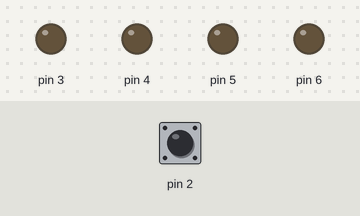
A sketch run on a simulated Arduino Uno, built with avr-gcc and run on an emulated ATmega328P. On the bench: output pins drawn as LEDs (lit = HIGH). Dashed ring = blinking. The test bench sets the inputs (shaded band); at power-on: pin 2 HIGH. What the sketch prints to the serial monitor is not drawn.

Above: at 1.2 s.
1.3 s: pin 2 pulsed LOW 5 times (0.12 s each, 0.3 s apart)
At 1.57 s:
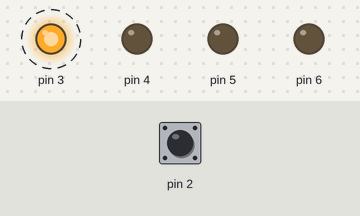
At 3.0 s:
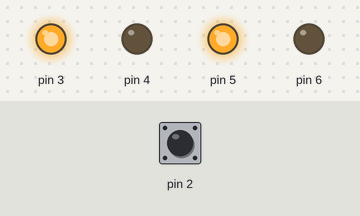
4.3 s: pin 2 pulsed LOW 2 times (0.12 s each, 0.3 s apart)
At 5.8 s:
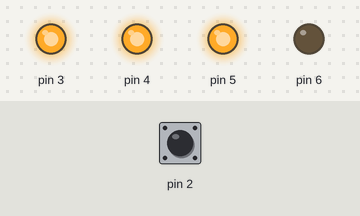
Timing chart, 0 to 7.3 s (numbered marks = the images above; inputs shaded):
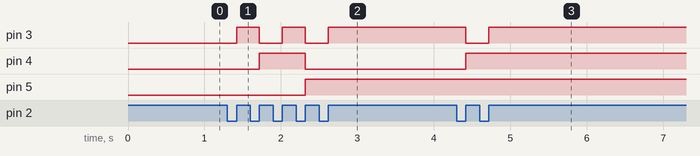

The sketch:

binary_counter.ino
```cpp
int s;
int c4;
int c5;

void setup() {
  // put your setup code here, to run once:
   Serial.begin(9600);
    for(int num = 3;num<=6;num++){
      pinMode(num,OUTPUT);
//      digitalWrite(num,HIGH);
    }
}

void loop() {
  // put your main code here, to run repeatedly:
    Serial.println(s);

    //push
    if(digitalRead(2)==LOW) {
      s++;
      c4++;
      c5++;

      if(s>=16)s=0;

      if(c4>=4)c4 = 0;

      if(c5>=8)c5 = 0;

      delay(100);
      while(digitalRead(2)==LOW) {}
    }

    if(s%2!=0){//LED1
      digitalWrite(3,HIGH);
    }else{
      digitalWrite(3,LOW);
    }

    if(c4>=2){//LED2
      digitalWrite(4,HIGH);
    }else{
      digitalWrite(4,LOW);
    }

    if(c5>=4){//LED3
      digitalWrite(5,HIGH);
    }else{
      digitalWrite(5,LOW);
    }

    if(s>=8){//LED4
      digitalWrite(6,HIGH);
    }else{
      digitalWrite(6,LOW);
    }

}
```

Measured:
- after the input at 1.3 s, pin 3: alternates HIGH for 0.30 s and LOW for 0.30 s, 5 changes in all, then stays HIGH, starting after 0.12 s; pin 4: LOW → HIGH after 0.42 s, → LOW 0.60 s later; pin 5: LOW → HIGH after 1.0 s
- after the input at 4.3 s, pin 3: HIGH → LOW after 0.12 s, → HIGH 0.30 s later; pin 4: LOW → HIGH after 0.12 s
